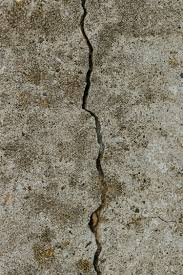
#> input picture work/images/crack.jpg, 183 x 275 px
$ python -i crack_comparison.py   (imports and definitions only)
#> lines starting #> are read from the running program, lines starting #| are printed output that depends on the picture; after the words box and inside, x2 and y2 are one past the last pixel; in counts of white or black regions, pixels touching at a corner belong together
#> further down, picture is the input picture: shape (275, 183, 3); mean B, G, R 108.1, 125.2, 131.2
import numpy as np
import cv2
import os
import time
import pandas as pd
import matplotlib.pyplot as plt
from sklearn.metrics import mean_squared_error, mean_absolute_error
from scipy.ndimage import binary_dilation, binary_erosion
from skimage.morphology import skeletonize, medial_axis, thin

# [664 lines left out: function generate_improved_synthetic_dataset, not called in this run]

def carrasco_method(image, mask=None):
    """
    Implementation of Carrasco et al. method for crack width measurement.
    """
    # Convert to grayscale if needed
    if len(image.shape) == 3:
        gray = cv2.cvtColor(image, cv2.COLOR_BGR2GRAY)
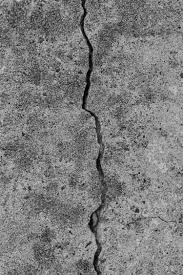
#> gray: shape (275, 183); min 1, max 204, mean 125
    else:
        gray = image.copy()

    # If mask is not provided, generate it
    if mask is None:
        # Convert to L*a*b color space
        lab = cv2.cvtColor(image, cv2.COLOR_BGR2LAB)
#> lab: shape (275, 183, 3); mean of channels 0, 1, 2 133.5, 127.1, 138.2
        l_channel = lab[:,:,0]

        # Apply Perona-Malik filter (simplified implementation)
        filtered = cv2.GaussianBlur(l_channel, (5, 5), 0)
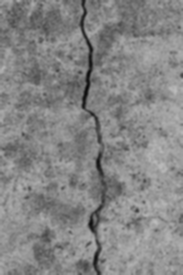
#> filtered: shape (275, 183); min 12, max 188, mean 133.4

        # Adaptive thresholding
        mask = cv2.adaptiveThreshold(filtered, 255, cv2.ADAPTIVE_THRESH_GAUSSIAN_C,
                                    cv2.THRESH_BINARY_INV, 51, 10)
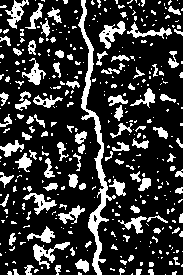
#> mask: shape (275, 183); 21.7% white; 395 white regions (289 under 20 px), largest, box (x1, y1, x2, y2) and area: (78, 0, 116, 275) 1629, (33, 242, 70, 269) 326, (99, 21, 126, 49) 312

        # Clean up mask
        kernel = np.ones((3, 3), np.uint8)
        mask = cv2.morphologyEx(mask, cv2.MORPH_OPEN, kernel)
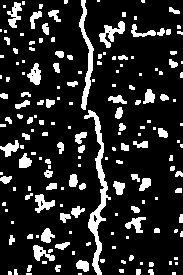
#> mask: shape (275, 183); 15.6% white; 178 white regions (94 under 20 px), largest, box (x1, y1, x2, y2) and area: (84, 110, 111, 275) 1021, (79, 0, 94, 110) 525, (99, 21, 125, 48) 286

    # Skeletonize mask
    skeleton = skeletonize(mask > 0).astype(np.uint8) * 255
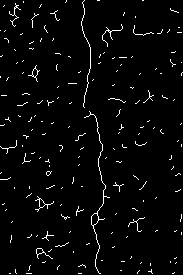
#> skeleton: shape (275, 183); 2.9% white in thin lines or dots

    # Find centerline points
    centerline_points = []
    for y in range(skeleton.shape[0]):
        row = skeleton[y, :]
        if np.any(row):
            x = np.argmax(row)
            centerline_points.append((x, y))
#> this loop made 275 passes
#> x on passes 1 to 12: 66, 23, 23, 15, 15, 4, 3, 14, 14, 14, 14, 9
#> after the loop, centerline_points = 273 pairs, first value 0 to 120, second value 0 to 273

    # Measure crack width
    dist_transform = cv2.distanceTransform(mask, cv2.DIST_L2, 5)
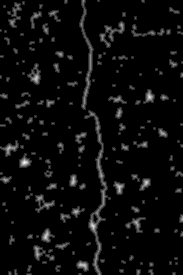
#> dist_transform: shape (275, 183) float32; min 0, max 5.6, mean 0.248; drawn with min black and max white

    widths = []
    depths = []

    for x, y in centerline_points:
        # Width is twice the distance to the closest background pixel
        width = 2 * dist_transform[y, x]
        widths.append(width)
        depths.append(y)
#> this loop made 273 passes
#> (x, width) on passes 1 to 3: (66, 4), (23, 2), (23, 4)
#> after the loop, depths = 273 values from 0 to 273; widths = 273 values, max 9.99 at index 160, min 2 at index 1, mean 4.24

    # ADDED: Calculate average width for comparison
    avg_width = np.mean(widths) if widths else 0
#> avg_width = 4.24
    max_width = np.max(widths) if widths else 0
#> max_width = 9.99

    return {
        "centerline_points": centerline_points,
        "widths": widths,
        "depths": depths,
        "avg_width": avg_width,  # ADDED for consistent comparison
        "max_width": max_width   # ADDED for consistent comparison
    }

# [845 lines left out: functions berrocal_method, measure_perpendicular_width, analyze_crack_topology, direct_width_custom_method, enhanced_cross_validate_methods, not called in this run]

# [42 lines not run here, left out]

>>> import cv2
>>> picture = cv2.imread('../images/crack.jpg')
>>> result = carrasco_method(picture)
#> result = 5 items

$ run again, on work/images/spallation.jpg
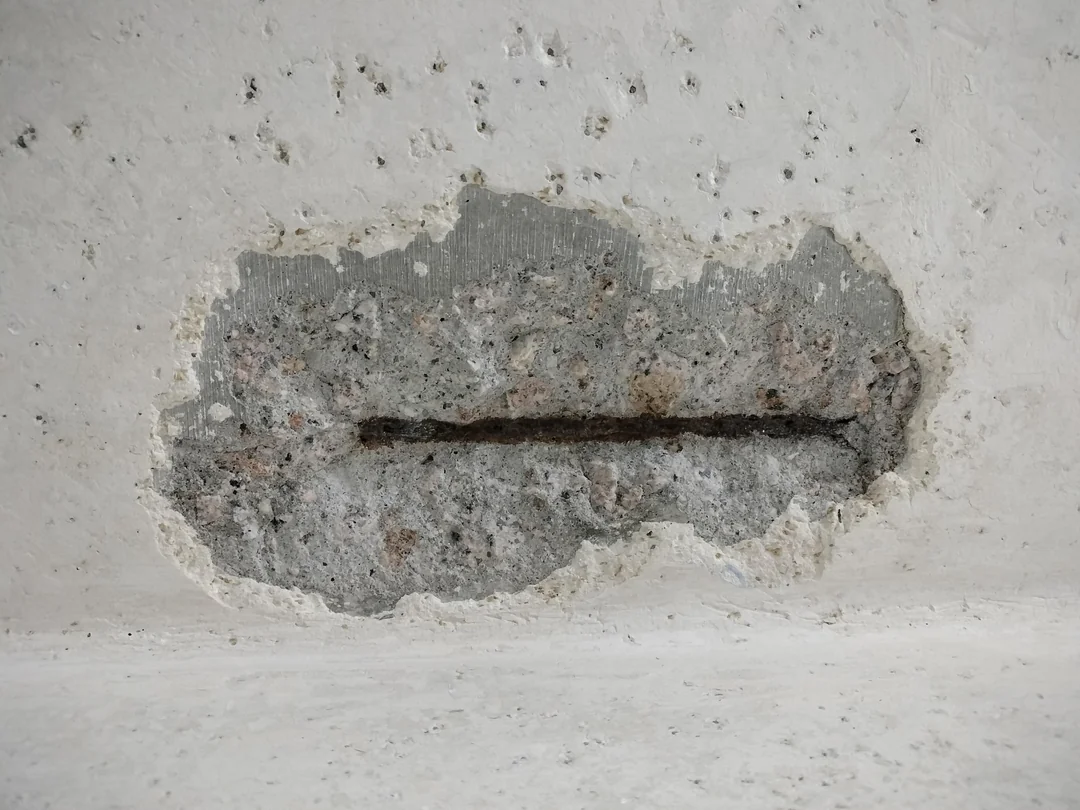
#> input picture work/images/spallation.jpg, 1080 x 810 px
#> picture is the input picture: shape (810, 1080, 3); mean B, G, R 161.5, 165.8, 167.2
#> lab: shape (810, 1080, 3); mean of channels 0, 1, 2 172.9, 127.8, 130.4
#> in carrasco_method, `mask = cv2.adaptiveThreshold(filtered, 255, cv2.ADAPTIVE_THRESH_GAUSSI..`:
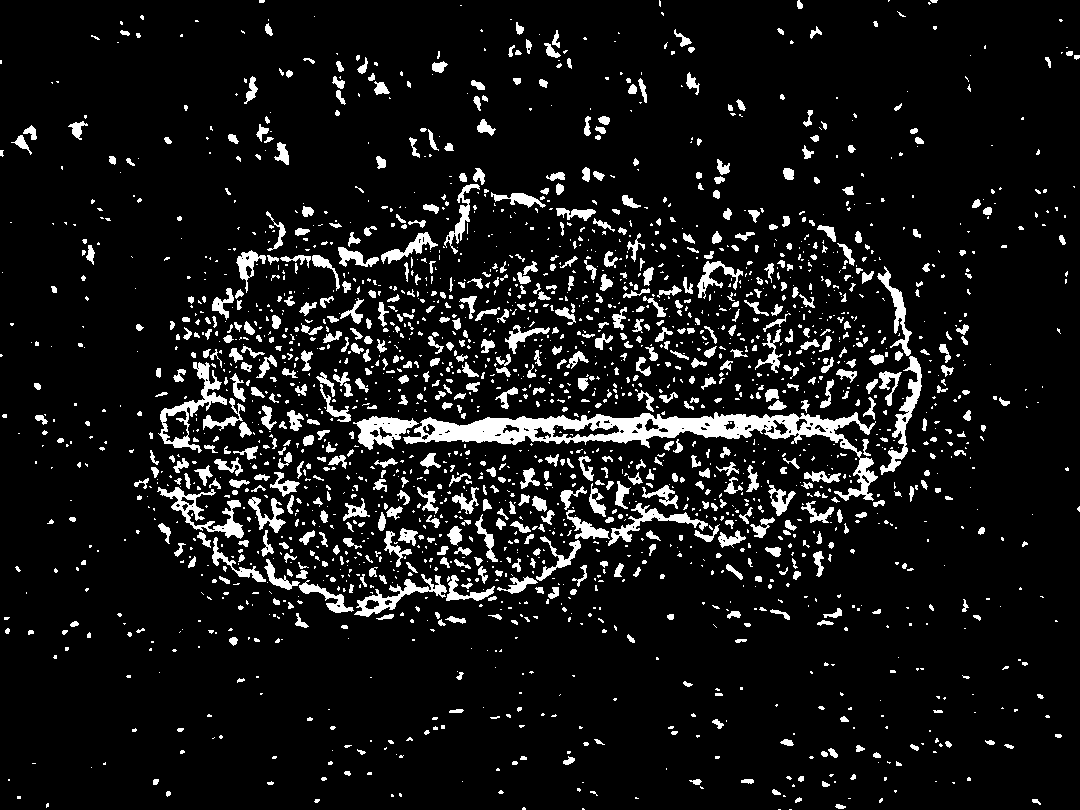
#> mask: shape (810, 1080); 8.9% white; 2251 white regions (1501 under 20 px), largest, box (x1, y1, x2, y2) and area: (403, 412, 878, 501) 8902, (158, 362, 227, 453) 1368, (157, 487, 244, 539) 1211
#> skeleton: shape (810, 1080); 1.2% white in thin lines or dots
#> the loop in carrasco_method, `for y in range(skeleton.shape[0]):` made 810 passes
#> x on passes 1 to 8: 263, 259, 798, 798, 799, 799, 799, 799
#> after the loop in carrasco_method, `for y in range(skeleton.shape[0]):`: centerline_points = 730 pairs, first value 0 to 1055, second value 0 to 808
#> in carrasco_method, `dist_transform = cv2.distanceTransform(mask, cv2.DIST_L2, 5)`:
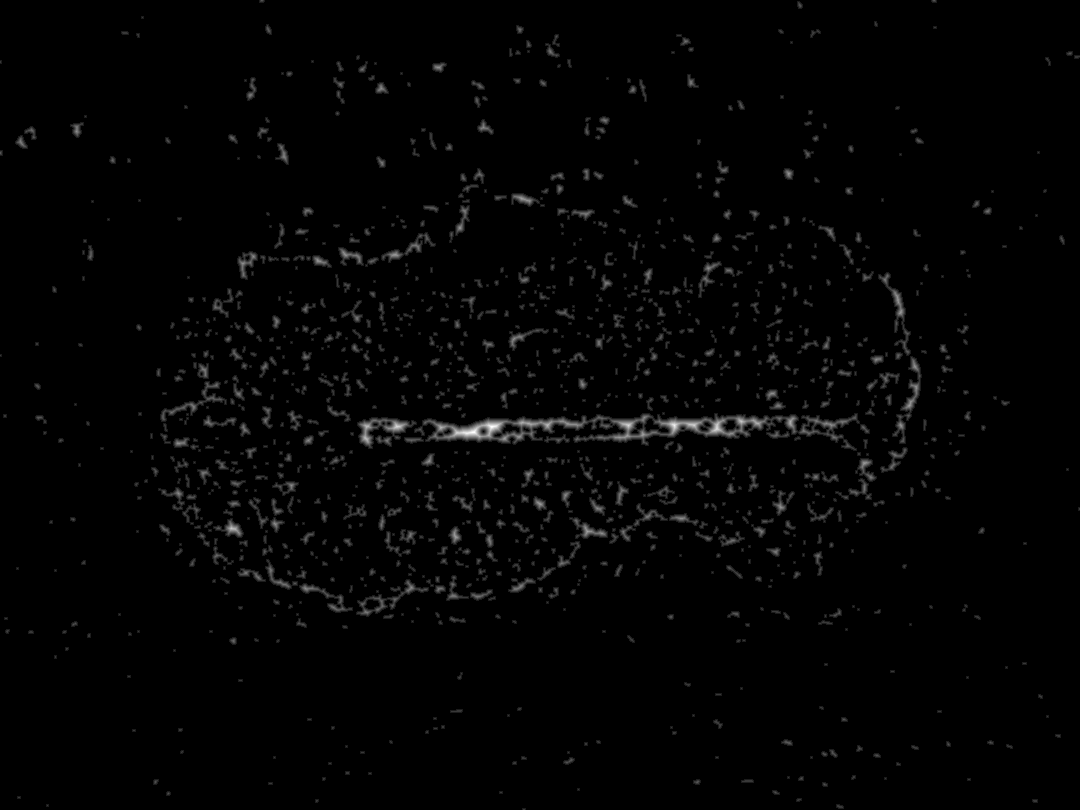
#> dist_transform: shape (810, 1080) float32; min 0, max 9, mean 0.125; drawn with min black and max white
#> the loop in carrasco_method, `for x, y in centerline_points:` made 730 passes
#> (x, y, width) on passes 1 to 3: (263, 0, 4), (259, 1, 2), (798, 2, 4)
#> after the loop in carrasco_method, `for x, y in centerline_points:`: depths = 730 values from 0 to 808; widths = 730 values, max 9.99 at index 245, min 2 at index 1, mean 4.22
#> avg_width = 4.22
#> max_width = 9.99
#> result = 5 items

$ run again, on work/images/i1.png
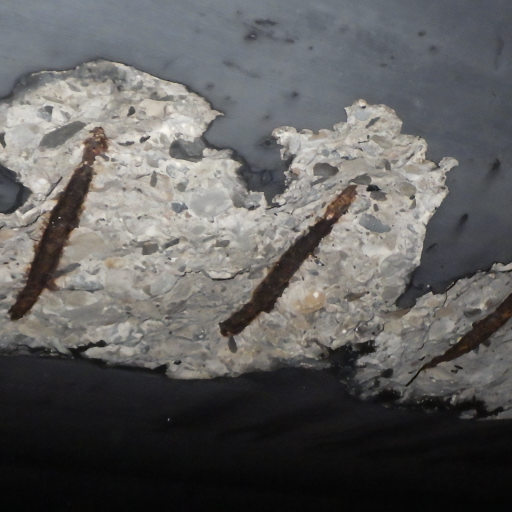
#> input picture work/images/i1.png, 1024 x 1024 px (shown at 1/2 size)
#> picture is the input picture: shape (1024, 1024, 3); mean B, G, R 93.9, 94.6, 95.5
#> lab: shape (1024, 1024, 3); mean of channels 0, 1, 2 99.5, 128.3, 128.4
#> in carrasco_method, `mask = cv2.adaptiveThreshold(filtered, 255, cv2.ADAPTIVE_THRESH_GAUSSI..`:
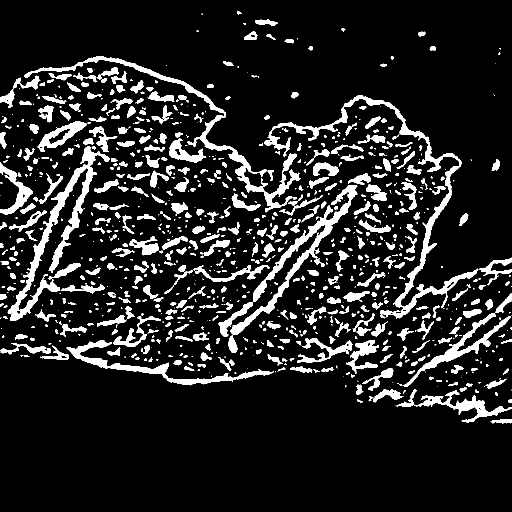
#> mask: shape (1024, 1024) (shown at 1/2 size); 12.6% white; 985 white regions (419 under 20 px), largest, box (x1, y1, x2, y2) and area: (528, 191, 957, 637) 10852, (15, 292, 219, 642) 9456, (48, 112, 602, 425) 8380
#> skeleton: shape (1024, 1024); 1.5% white in thin lines or dots, all inside (x1, y1, x2, y2) = (0, 25, 1024, 844)
#> the loop in carrasco_method, `for y in range(skeleton.shape[0]):` made 1024 passes
#> x on passes 26, 27, 43, 44, 45, 46, 47, 48: 476, 478, 512, 514, 516, 539, 489, 488
#> after the loop in carrasco_method, `for y in range(skeleton.shape[0]):`: centerline_points = 758 pairs, first value 0 to 983, second value 25 to 843
#> in carrasco_method, `dist_transform = cv2.distanceTransform(mask, cv2.DIST_L2, 5)`:
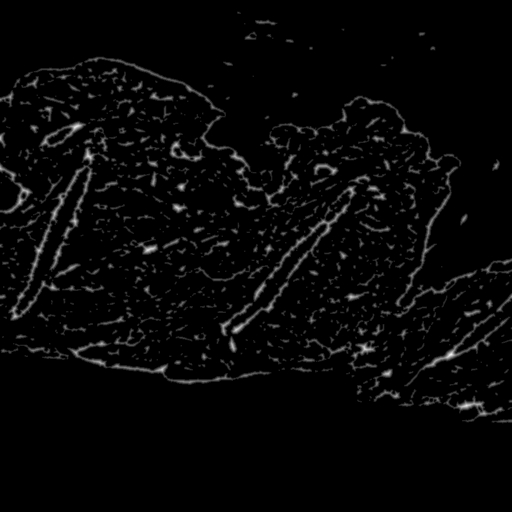
#> dist_transform: shape (1024, 1024) float32 (shown at 1/2 size); min 0, max 10.6, mean 0.286; drawn with min black and max white
#> the loop in carrasco_method, `for x, y in centerline_points:` made 758 passes
#> (x, y, width) on passes 1 to 3: (476, 25, 5.6), (478, 26, 4), (512, 42, 6)
#> after the loop in carrasco_method, `for x, y in centerline_points:`: depths = 758 values from 25 to 843; widths = 758 values, max 18.79 at index 165, min 2 at index 6, mean 7.15
#> avg_width = 7.15
#> max_width = 18.79
#> result = 5 items
